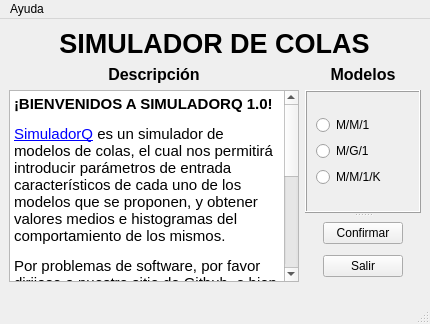
<?xml version="1.0" encoding="UTF-8"?>
<ui version="4.0">
 <class>MainWindow</class>
 <widget class="QMainWindow" name="MainWindow">
  <property name="windowModality">
   <enum>Qt::NonModal</enum>
  </property>
  <property name="geometry">
   <rect>
    <x>0</x>
    <y>0</y>
    <width>430</width>
    <height>324</height>
   </rect>
  </property>
  <property name="sizePolicy">
   <sizepolicy hsizetype="Ignored" vsizetype="Ignored">
    <horstretch>0</horstretch>
    <verstretch>0</verstretch>
   </sizepolicy>
  </property>
  <property name="maximumSize">
   <size>
    <width>430</width>
    <height>324</height>
   </size>
  </property>
  <property name="sizeIncrement">
   <size>
    <width>0</width>
    <height>0</height>
   </size>
  </property>
  <property name="windowTitle">
   <string>SimuladorQ</string>
  </property>
  <property name="windowIcon">
   <iconset>
    <normaloff>Im/logo simulatorQ.png</normaloff>Im/logo simulatorQ.png</iconset>
  </property>
  <property name="styleSheet">
   <string notr="true">Background color: rgb(69, 120, 155)</string>
  </property>
  <property name="iconSize">
   <size>
    <width>24</width>
    <height>24</height>
   </size>
  </property>
  <property name="tabShape">
   <enum>QTabWidget::Rounded</enum>
  </property>
  <widget class="QWidget" name="centralwidget">
   <layout class="QGridLayout" name="gridLayout_2">
    <item row="0" column="0" colspan="2" alignment="Qt::AlignHCenter">
     <widget class="QLabel" name="label_titulo">
      <property name="text">
       <string>&lt;html&gt;&lt;head/&gt;&lt;body&gt;&lt;p align=&quot;center&quot;&gt;&lt;span style=&quot; font-size:20pt; font-weight:600;&quot;&gt;SIMULADOR DE COLAS&lt;/span&gt;&lt;/p&gt;&lt;/body&gt;&lt;/html&gt;</string>
      </property>
     </widget>
    </item>
    <item row="1" column="1">
     <widget class="QLabel" name="label">
      <property name="text">
       <string>&lt;html&gt;&lt;head/&gt;&lt;body&gt;&lt;p align=&quot;center&quot;&gt;&lt;span style=&quot; font-size:12pt; font-weight:600;&quot;&gt;Modelos&lt;/span&gt;&lt;/p&gt;&lt;/body&gt;&lt;/html&gt;</string>
      </property>
     </widget>
    </item>
    <item row="2" column="1">
     <widget class="QSplitter" name="splitter">
      <property name="orientation">
       <enum>Qt::Vertical</enum>
      </property>
      <widget class="QFrame" name="frame">
       <property name="frameShape">
        <enum>QFrame::Box</enum>
       </property>
       <property name="frameShadow">
        <enum>QFrame::Raised</enum>
       </property>
       <layout class="QGridLayout" name="gridLayout_3">
        <item row="0" column="0">
         <layout class="QVBoxLayout" name="verticalLayout">
          <item>
           <widget class="QRadioButton" name="radio_mm1">
            <property name="layoutDirection">
             <enum>Qt::LeftToRight</enum>
            </property>
            <property name="text">
             <string>M/M/1</string>
            </property>
           </widget>
          </item>
          <item>
           <widget class="QRadioButton" name="radio_mg1">
            <property name="layoutDirection">
             <enum>Qt::LeftToRight</enum>
            </property>
            <property name="text">
             <string>M/G/1</string>
            </property>
           </widget>
          </item>
          <item>
           <widget class="QRadioButton" name="radio_mm1k">
            <property name="layoutDirection">
             <enum>Qt::LeftToRight</enum>
            </property>
            <property name="text">
             <string>M/M/1/K</string>
            </property>
           </widget>
          </item>
         </layout>
        </item>
       </layout>
      </widget>
      <widget class="QWidget" name="layoutWidget">
       <layout class="QGridLayout" name="gridLayout">
        <item row="0" column="0">
         <spacer name="horizontalSpacer">
          <property name="orientation">
           <enum>Qt::Horizontal</enum>
          </property>
          <property name="sizeHint" stdset="0">
           <size>
            <width>18</width>
            <height>20</height>
           </size>
          </property>
         </spacer>
        </item>
        <item row="0" column="1">
         <widget class="QPushButton" name="push_confirmar">
          <property name="toolTip">
           <string>&lt;html&gt;&lt;head/&gt;&lt;body&gt;&lt;p&gt;Confirmar el modelo a simular para ingresar los parametros de entrada&lt;/p&gt;&lt;/body&gt;&lt;/html&gt;</string>
          </property>
          <property name="text">
           <string>Confirmar</string>
          </property>
         </widget>
        </item>
        <item row="1" column="1">
         <widget class="QPushButton" name="push_salir">
          <property name="toolTip">
           <string>&lt;html&gt;&lt;head/&gt;&lt;body&gt;&lt;p&gt;&lt;span style=&quot; font-size:9pt;&quot;&gt;Salir y cerrar el programa&lt;/span&gt;&lt;/p&gt;&lt;/body&gt;&lt;/html&gt;</string>
          </property>
          <property name="text">
           <string>Salir</string>
          </property>
         </widget>
        </item>
        <item row="0" column="2">
         <spacer name="horizontalSpacer_2">
          <property name="orientation">
           <enum>Qt::Horizontal</enum>
          </property>
          <property name="sizeHint" stdset="0">
           <size>
            <width>18</width>
            <height>20</height>
           </size>
          </property>
         </spacer>
        </item>
       </layout>
      </widget>
     </widget>
    </item>
    <item row="3" column="1">
     <spacer name="verticalSpacer_2">
      <property name="orientation">
       <enum>Qt::Vertical</enum>
      </property>
      <property name="sizeHint" stdset="0">
       <size>
        <width>20</width>
        <height>40</height>
       </size>
      </property>
     </spacer>
    </item>
    <item row="2" column="0">
     <widget class="QTextBrowser" name="texto_descripcion">
      <property name="minimumSize">
       <size>
        <width>280</width>
        <height>192</height>
       </size>
      </property>
      <property name="toolTip">
       <string>&lt;html&gt;&lt;head/&gt;&lt;body&gt;&lt;p&gt;Descripcion general del modelo elegido. Para mas informacion, visita la documentacion en la seccion de Ayuda, en el menu&lt;/p&gt;&lt;/body&gt;&lt;/html&gt;</string>
      </property>
      <property name="html">
       <string>&lt;!DOCTYPE HTML PUBLIC &quot;-//W3C//DTD HTML 4.0//EN&quot; &quot;http://www.w3.org/TR/REC-html40/strict.dtd&quot;&gt;
&lt;html&gt;&lt;head&gt;&lt;meta name=&quot;qrichtext&quot; content=&quot;1&quot; /&gt;&lt;style type=&quot;text/css&quot;&gt;
p, li { white-space: pre-wrap; }
&lt;/style&gt;&lt;/head&gt;&lt;body style=&quot; font-family:'Ubuntu'; font-size:11pt; font-weight:400; font-style:normal;&quot;&gt;
&lt;p style=&quot; margin-top:12px; margin-bottom:12px; margin-left:0px; margin-right:0px; -qt-block-indent:0; text-indent:0px;&quot;&gt;&lt;span style=&quot; font-weight:600;&quot;&gt;¡BIENVENIDOS A SIMULADORQ 1.0!&lt;/span&gt;&lt;/p&gt;
&lt;p style=&quot; margin-top:12px; margin-bottom:12px; margin-left:0px; margin-right:0px; -qt-block-indent:0; text-indent:0px;&quot;&gt;&lt;a href=&quot;http://simuladorq.readthedocs.io/&quot;&gt;&lt;span style=&quot; text-decoration: underline; color:#0000ff;&quot;&gt;SimuladorQ&lt;/span&gt;&lt;/a&gt; es un simulador de modelos de colas, el cual nos permitirá introducir parámetros de entrada característicos de cada uno de los modelos que se proponen, y obtener valores medios e histogramas del comportamiento de los mismos.&lt;/p&gt;
&lt;p style=&quot; margin-top:12px; margin-bottom:12px; margin-left:0px; margin-right:0px; -qt-block-indent:0; text-indent:0px;&quot;&gt;Por problemas de software, por favor dirijase a nuestro sitio de Github, o bien a la documentacion del programa.&lt;/p&gt;
&lt;p style=&quot; margin-top:12px; margin-bottom:12px; margin-left:0px; margin-right:0px; -qt-block-indent:0; text-indent:0px;&quot;&gt;Desarrollo del código:&lt;/p&gt;
&lt;p style=&quot; margin-top:12px; margin-bottom:12px; margin-left:0px; margin-right:0px; -qt-block-indent:0; text-indent:0px;&quot;&gt;&lt;a href=&quot;https://www.python.org/&quot;&gt;&lt;span style=&quot; text-decoration: underline; color:#0000ff;&quot;&gt;Python&lt;/span&gt;&lt;/a&gt; 3.6.4 64bits, &lt;a href=&quot;https://www.qt.io/&quot;&gt;&lt;span style=&quot; text-decoration: underline; color:#0000ff;&quot;&gt;Qt&lt;/span&gt;&lt;/a&gt; 5.6.2 y &lt;a href=&quot;https://riverbankcomputing.com/software/pyqt/intro&quot;&gt;&lt;span style=&quot; text-decoration: underline; color:#0000ff;&quot;&gt;PyQt&lt;/span&gt;&lt;/a&gt; 5.6, en Linux y MacOS.&lt;/p&gt;
&lt;p style=&quot; margin-top:12px; margin-bottom:12px; margin-left:0px; margin-right:0px; -qt-block-indent:0; text-indent:0px;&quot;&gt;Creado por &lt;span style=&quot; font-weight:600;&quot;&gt;Maximiliano Ibarra&lt;/span&gt; y &lt;span style=&quot; font-weight:600;&quot;&gt;Joaquín Manchado&lt;/span&gt;, en el marco del Trabajo Final de la asignatura &lt;span style=&quot; font-weight:600;&quot;&gt;Trafico&lt;/span&gt; [55], perteneciente al plan de estudios de la carrera &lt;a href=&quot;https://www.ing.unrc.edu.ar/grado-teleco.php&quot;&gt;&lt;span style=&quot; text-decoration: underline; color:#0000ff;&quot;&gt;Ingeniería en Telecomunicaciones&lt;/span&gt;&lt;/a&gt;, Facultad de Ingeniería, UNRC.&lt;/p&gt;&lt;/body&gt;&lt;/html&gt;</string>
      </property>
     </widget>
    </item>
    <item row="1" column="0">
     <widget class="QLabel" name="label_descripcion">
      <property name="text">
       <string>&lt;html&gt;&lt;head/&gt;&lt;body&gt;&lt;p align=&quot;center&quot;&gt;&lt;span style=&quot; font-size:12pt; font-weight:600;&quot;&gt;Descripción&lt;/span&gt;&lt;/p&gt;&lt;/body&gt;&lt;/html&gt;</string>
      </property>
     </widget>
    </item>
   </layout>
  </widget>
  <widget class="QMenuBar" name="menubar">
   <property name="geometry">
    <rect>
     <x>0</x>
     <y>0</y>
     <width>430</width>
     <height>25</height>
    </rect>
   </property>
   <widget class="QMenu" name="menuAyuda">
    <property name="title">
     <string>Ayuda</string>
    </property>
    <widget class="QMenu" name="menuDocumentacion">
     <property name="geometry">
      <rect>
       <x>0</x>
       <y>0</y>
       <width>197</width>
       <height>138</height>
      </rect>
     </property>
     <property name="title">
      <string>Documentacion</string>
     </property>
     <widget class="QMenu" name="menuLibrerias_utilizadas">
      <property name="title">
       <string>Librerias utilizadas</string>
      </property>
      <addaction name="actionSimpy"/>
     </widget>
     <addaction name="actionSobre_Python"/>
     <addaction name="actionSobre_PyQt"/>
     <addaction name="actionSobre_SimuladorQ"/>
     <addaction name="menuLibrerias_utilizadas"/>
    </widget>
    <widget class="QMenu" name="menuInformacion_adicional">
     <property name="title">
      <string>Informacion adicional</string>
     </property>
     <addaction name="actionTutorial_Python"/>
     <addaction name="actionTutorial_PyQt"/>
     <addaction name="actionGeneradores_y_corutinas_Python"/>
    </widget>
    <addaction name="menuDocumentacion"/>
    <addaction name="menuInformacion_adicional"/>
    <addaction name="separator"/>
    <addaction name="actionAcerca_de_SimuladorQ"/>
   </widget>
   <addaction name="menuAyuda"/>
  </widget>
  <widget class="QStatusBar" name="statusbar"/>
  <action name="actionAcerca_de">
   <property name="text">
    <string>Acerca de ...</string>
   </property>
  </action>
  <action name="actionSobre_Python">
   <property name="text">
    <string>Sobre Python</string>
   </property>
  </action>
  <action name="actionSobre_PyQt">
   <property name="text">
    <string>Sobre PyQt</string>
   </property>
  </action>
  <action name="actionCodigo_fuente">
   <property name="text">
    <string>Codigo fuente</string>
   </property>
  </action>
  <action name="actionSimpy">
   <property name="text">
    <string>Simpy</string>
   </property>
  </action>
  <action name="actionAcerca_de_SimuladorQ">
   <property name="text">
    <string>Acerca de SimuladorQ</string>
   </property>
  </action>
  <action name="actionSobre_SimuladorQ">
   <property name="text">
    <string>Sobre SimuladorQ</string>
   </property>
  </action>
  <action name="actionGeneradores_y_corutinas_Python">
   <property name="text">
    <string>Generadores y corutinas [Python]</string>
   </property>
  </action>
  <action name="actionTutorial_PyQt">
   <property name="text">
    <string>Tutorial PyQt</string>
   </property>
  </action>
  <action name="actionTutorial_Python">
   <property name="text">
    <string>Tutorial Python</string>
   </property>
  </action>
 </widget>
 <resources/>
 <connections>
  <connection>
   <sender>push_salir</sender>
   <signal>clicked()</signal>
   <receiver>MainWindow</receiver>
   <slot>close()</slot>
   <hints>
    <hint type="sourcelabel">
     <x>400</x>
     <y>278</y>
    </hint>
    <hint type="destinationlabel">
     <x>444</x>
     <y>279</y>
    </hint>
   </hints>
  </connection>
 </connections>
</ui>
